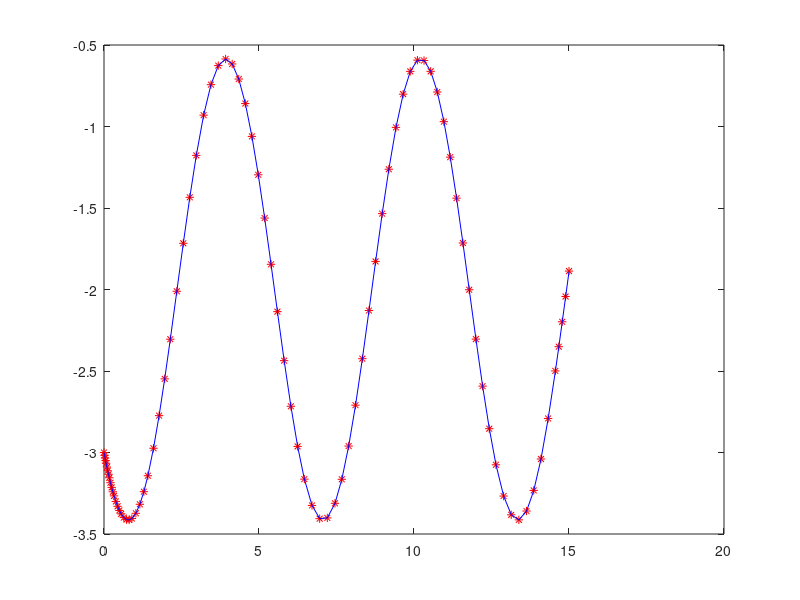

Source code (MATLAB):
function harmonisch
    X0 = [-3;-1]; tspan = [0,15];
    [t,X] = ode45(@RechteSeite,tspan,X0);
    w = X(:,1);
    wexakt = -sin(t)-cos(t)-2;
    plot(t,w,'r*',t,wexakt,'b')
end

function dX = RechteSeite(t,X)
    A = [0,1;-1,0]; b = [0;-2];
    dX = A*X+b;
end